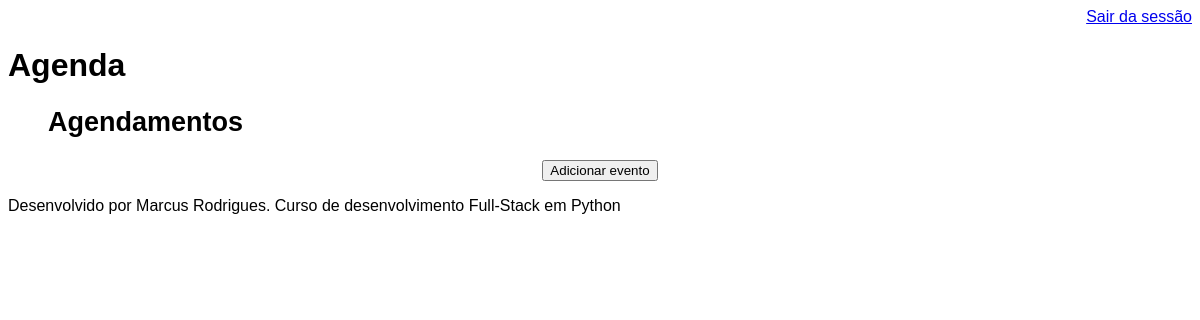
The app's page /agenda/ (signed in), older data.
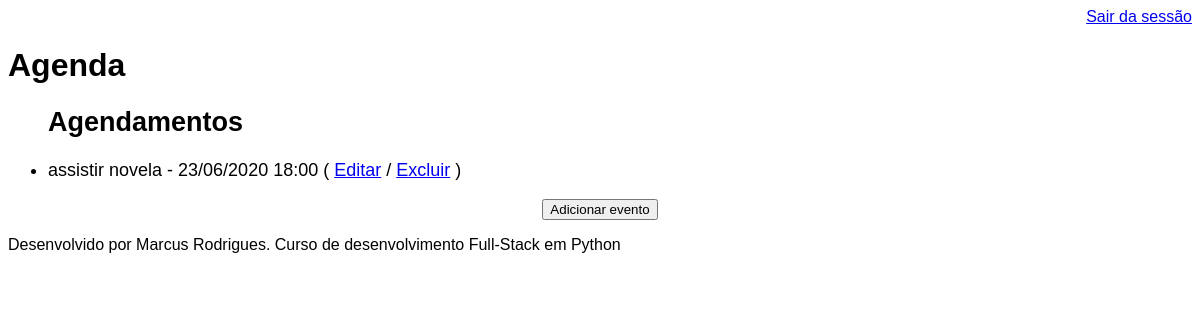
The same page, newer data.
### core/models.py (models this page shows, shortened)
class Evento(models.Model):
    titulo = models.CharField(max_length=100)
    descricao = models.TextField(blank=True, null=True)
    data_evento = models.DateTimeField(verbose_name='Data do Evento')
    data_criacao = models.DateTimeField(auto_now=True)
    usuario = models.ForeignKey(User, on_delete=models.CASCADE)
    class Meta:
        db_table = 'evento'
    def get_data_evento(self):
        return self.data_evento.strftime('%d/%m/%Y %H:%M')
    def get_evento_atrasado(self):
        if self.data_evento < datetime.now():
            return True
        else:
            return False

### core/views.py (the view)
# urls.py: path('agenda/', views.lista_eventos),
@login_required(login_url='/login/')
def lista_eventos(request):
    usuario = request.user
    data_atual = datetime.now() - timedelta(hours=1)
    evento = Evento.objects.filter(usuario=usuario, data_evento__gt=data_atual)
    dados = {'eventos': evento}
    return render(request, 'agenda.html', dados)

### templates/agenda.html
{% extends "model_page.html" %}
{% block content %}
<div>
    <ul style="font-size: 18px;">
        <h2>Agendamentos</h2>
        {% for evento in eventos %}
        <li>
            <div style={% if evento.get_evento_atrasado %} "color:red" {% endif %}>
                {{ evento.titulo }} - {{ evento.get_data_evento }}
                (
                <a href="evento/?id={{ evento.id }}">Editar</a>
                /
                <a href="evento/delete/{{ evento.id }}">Excluir</a>
                )
            </div>
        </li>
        {% endfor %}
    </ul>
</div>
<div align="center">
    <a href="evento/">
        <button type="button">Adicionar evento</button>
    </a>
</div>
{% endblock %}

Row changes from the older to the newer data that the page shows:
added Evento: titulo "assistir novela", get_data_evento "23/06/2020 18:00"
